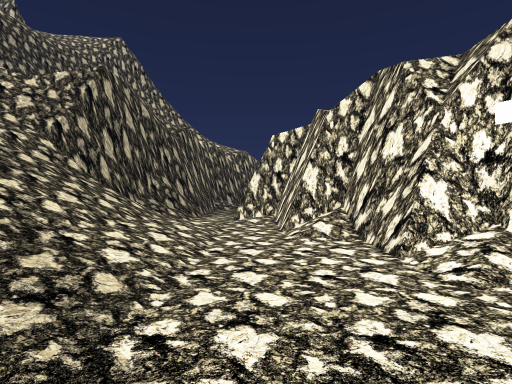
View 1 (above)

13 first-person views from a walk through a scene from a Unity 3-D project. The camera is 1.3 m above the floor, looks level and sees 80° across. The floor is counted in squares, 2 m on a side. Each view is taken from the middle of a square. On the plan, view 1 faces up. The plan holds only what a view shows up to about 10 squares ahead; the rest is blank. The place goes on beyond the plan. Some trees and plants on the terrain are drawn as simple stand-ins. The player is left out. Some surface patterns are stand-ins.

View 2
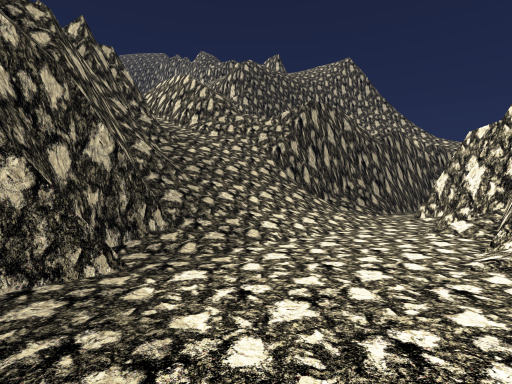

View 3
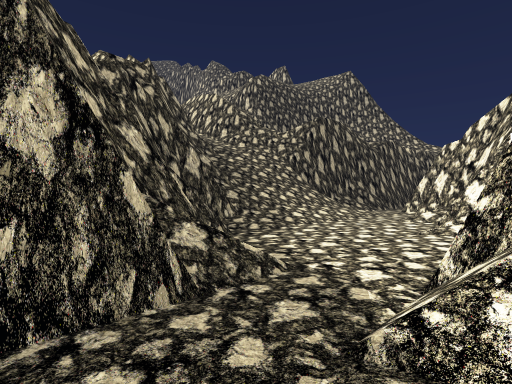

View 4
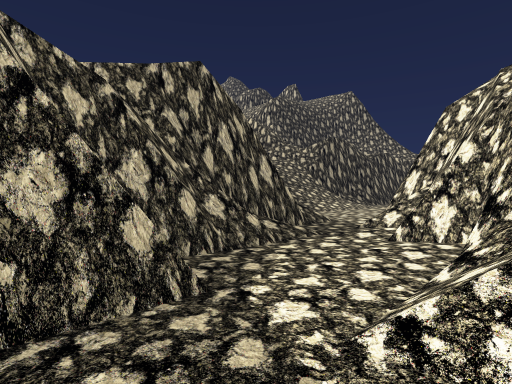

View 5
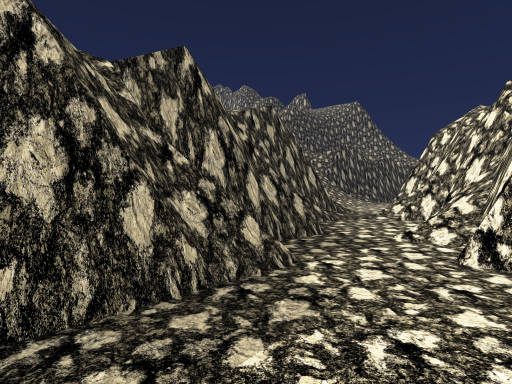

View 6
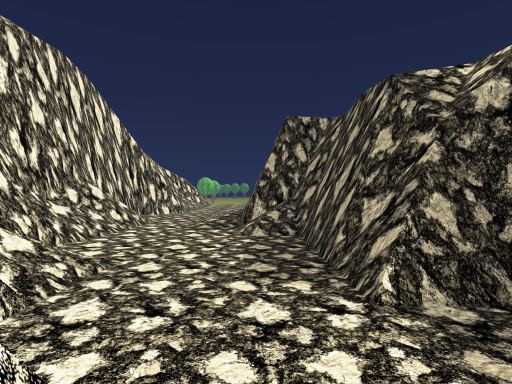

View 7
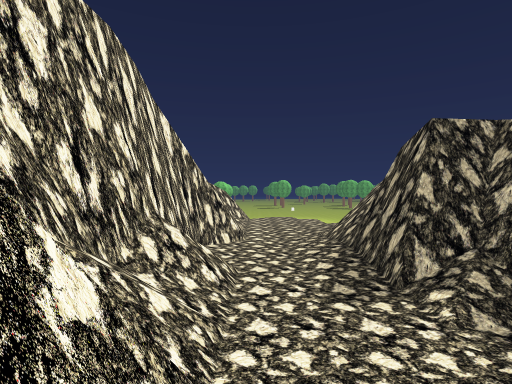

View 8
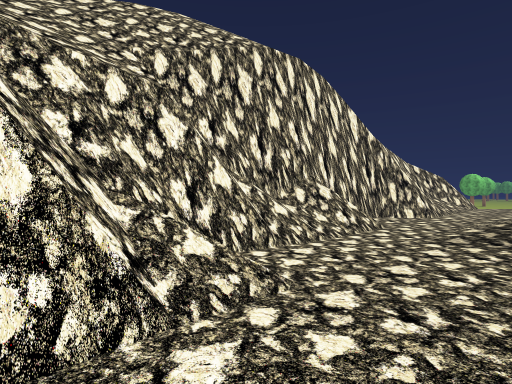

View 9
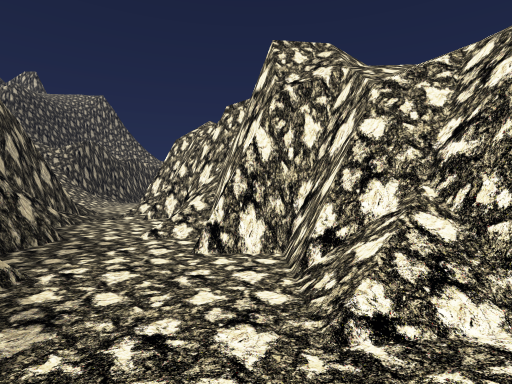

View 10
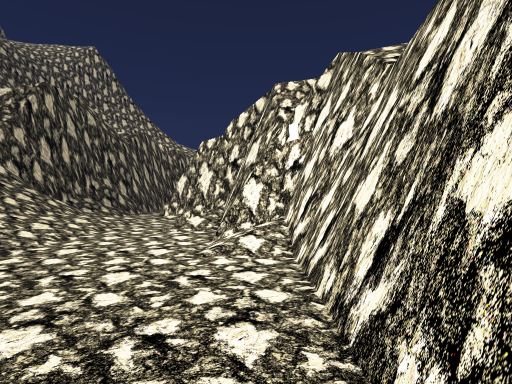

View 11
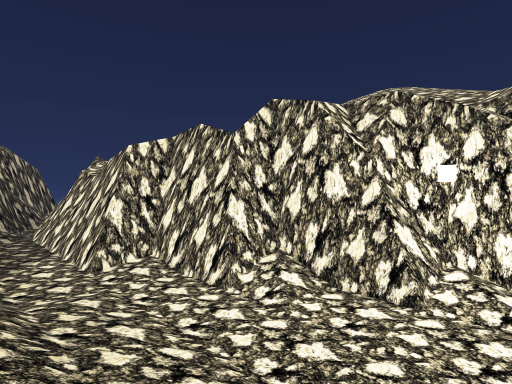

View 12
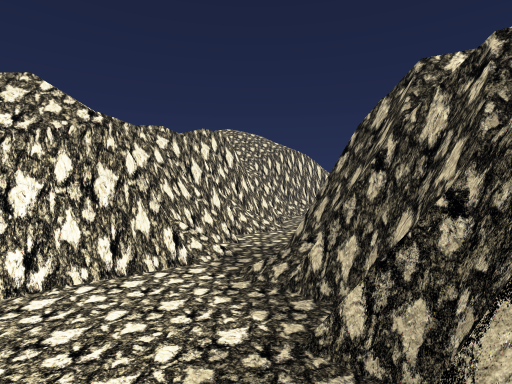

View 13
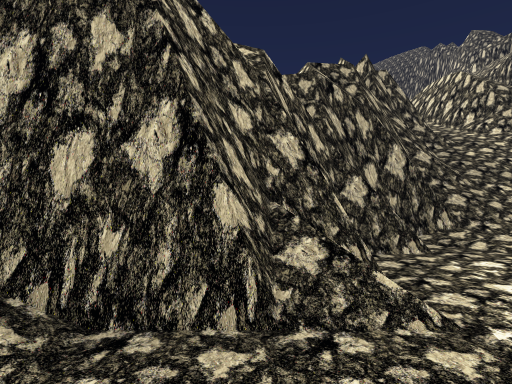

### Floor plan
Key: @ floor where view 1 was taken; # wall or solid block; . main floor; : floor 0.5 m higher than the main floor; + floor 4 m higher than the main floor; * floor 4.5 m higher than the main floor; / step, stairs or slope; = window, fence, low wall or low ledge; v drop or lower ground.
Columns run from 6 left of view 1 to 9 right of it. Each row starts with its distance up from view 1.
  9     #.#
  8    ##.#
  7   ##/.##
  6 #=##/..#    //
  5 ##///..##   //
  4 #////...#v ///
  3 #////:..##///
  2 ###///...#v
  1   ###....#v
  0   ####@..#v
 -1   #####..##/
 -2     /v##..#v
 -3      //#...#v
 -4       /#/..#=
 -5       /##../#//
 -6       //##..#v//
 -7         /#...#v/
 -8         /##../#/
 -9         +/#...#v
-10         **#.../#
-11           #/../#
-12           ##../#
-13           /#...#
-14           =#...#
-15           /v..##
-16           ==..#

Positions as (right, up) in squares from view 1, and headings:
1: (0, 0), facing up
2: (2, -1), facing up-left
3: (3, -3), facing up-left
4: (5, -7), facing up-left
5: (6, -10), facing up-left
6: (5, -6), facing down
7: (7, -8), facing down
8: (5, -7), facing down-right
9: (6, -10), facing up
10: (2, -1), facing up
11: (-2, 2), facing up-right
12: (-2, 2), facing down-right
13: (3, -2), facing left
